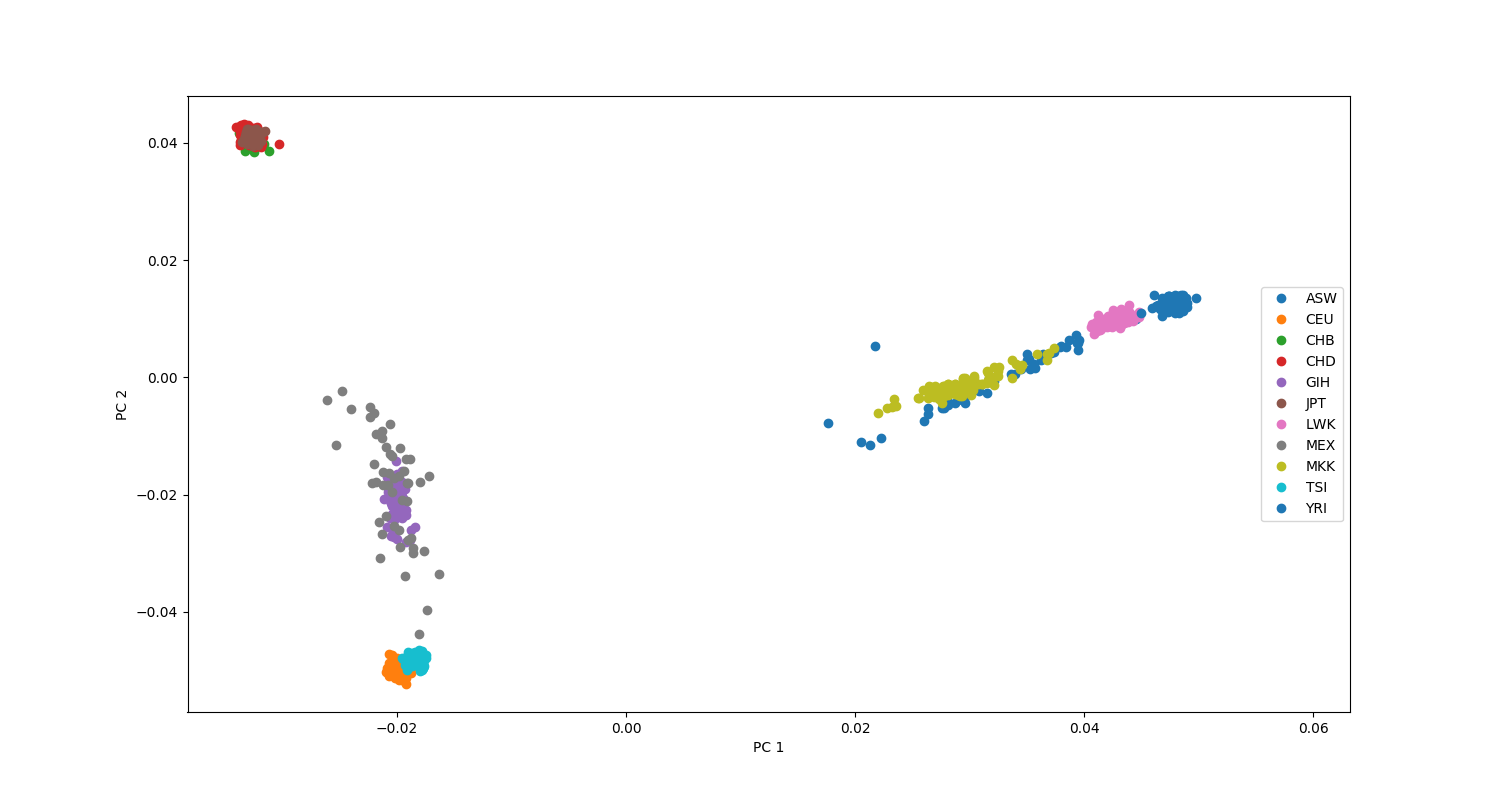

Generate this figure with Python:
f = open('relationships_w_pop_121708.txt')
ind_pop = {}
f.readline()
for l in f:
	toks = l.rstrip().split('\t')
	fam_id = toks[0]
	ind_id = toks[1]
	pop = toks[-1]
	ind_pop['/'.join([fam_id, ind_id])] = pop

f.close()
ind_pop['2469/NA20281'] = ind_pop['2805/NA20281']

'''from genomics.popgen.plink.convert import to_eigen
to_eigen('hapmap10_auto_noofs_ld_12', 'hapmap10_auto_noofs_ld_12')'''

from genomics.popgen.pca import smart
import os
file_name = 'hapmap10_auto_noofs_ld_12'
params = "-p {0}.plot -l {0}.log -i {0}.geno -a {0}.snp -b {0}.ind -o {0} -m 0 -e {0}.eval".format(file_name)
os.system('smartpca %s' % params)
wei, wei_perc, ind_comp = smart.parse_evec('hapmap10_auto_noofs_ld_12.evec', 'hapmap10_auto_noofs_ld_12.eval')
del wei
del wei_perc
from genomics.popgen.pca import plot
import matplotlib as mpl
mpl.use('Agg')
import matplotlib.pyplot as plt
fig = plt.figure()
fig, ax = plot.render_pca(ind_comp, 1, 2, cluster = ind_pop)
plt.savefig('P114.png')